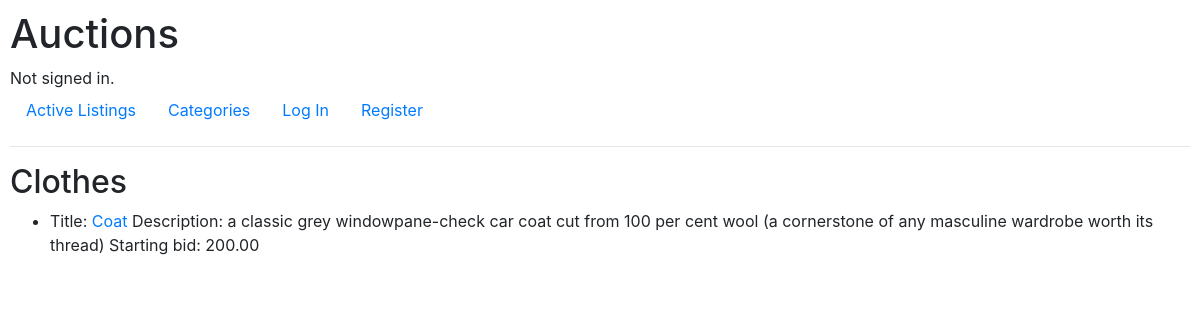
Screenshot of /categories/Clothes with the database file from the repository.
### auctions/models.py (models this page shows, shortened)
class listings(models.Model):
    title = models.CharField(max_length=64)
    description = models.TextField(max_length=500)
    starting_bit = models.DecimalField(max_digits=10, decimal_places=2)
    image_URL = models.URLField(blank=True)
    creator = models.ForeignKey(User, on_delete=models.CASCADE)
    category = models.TextField(max_length=100, default="Others")
    closed = models.BooleanField(default=False)
    current_price = models.DecimalField(max_digits=10, decimal_places=2)

### auctions/views.py (the view)
# urls.py: path("categories/<str:category>", views.category, name="category")
def category(request, category):
    return render(request,"auctions/category.html",{
        "listings": listings.objects.filter(category=category),
        "category": category
    })

### auctions/templates/auctions/category.html
{% extends "auctions/layout.html" %}
{% block body %}
    <h2>{{ category }}</h2>
    <ul>
    {% for item in listings  %}
    <li>Title: <a href="/listing/{{ item.id }}">{{ item.title }}
    </a> Description: {{ item.description }}
        Starting bid: {{ item.starting_bit }}</li>
    {% endfor %}
    </ul>
{% endblock %}

### auctions/static/auctions/styles.css (style rules this page uses)
body { padding: 10px; }

### rows the page displays
listings: category "Clothes", title "Coat", description "a classic grey windowpane-check car coat cut from 100 per cent wool (a cornerstone of any masculine wardrobe worth its thread)", starting_bit "200.00"
